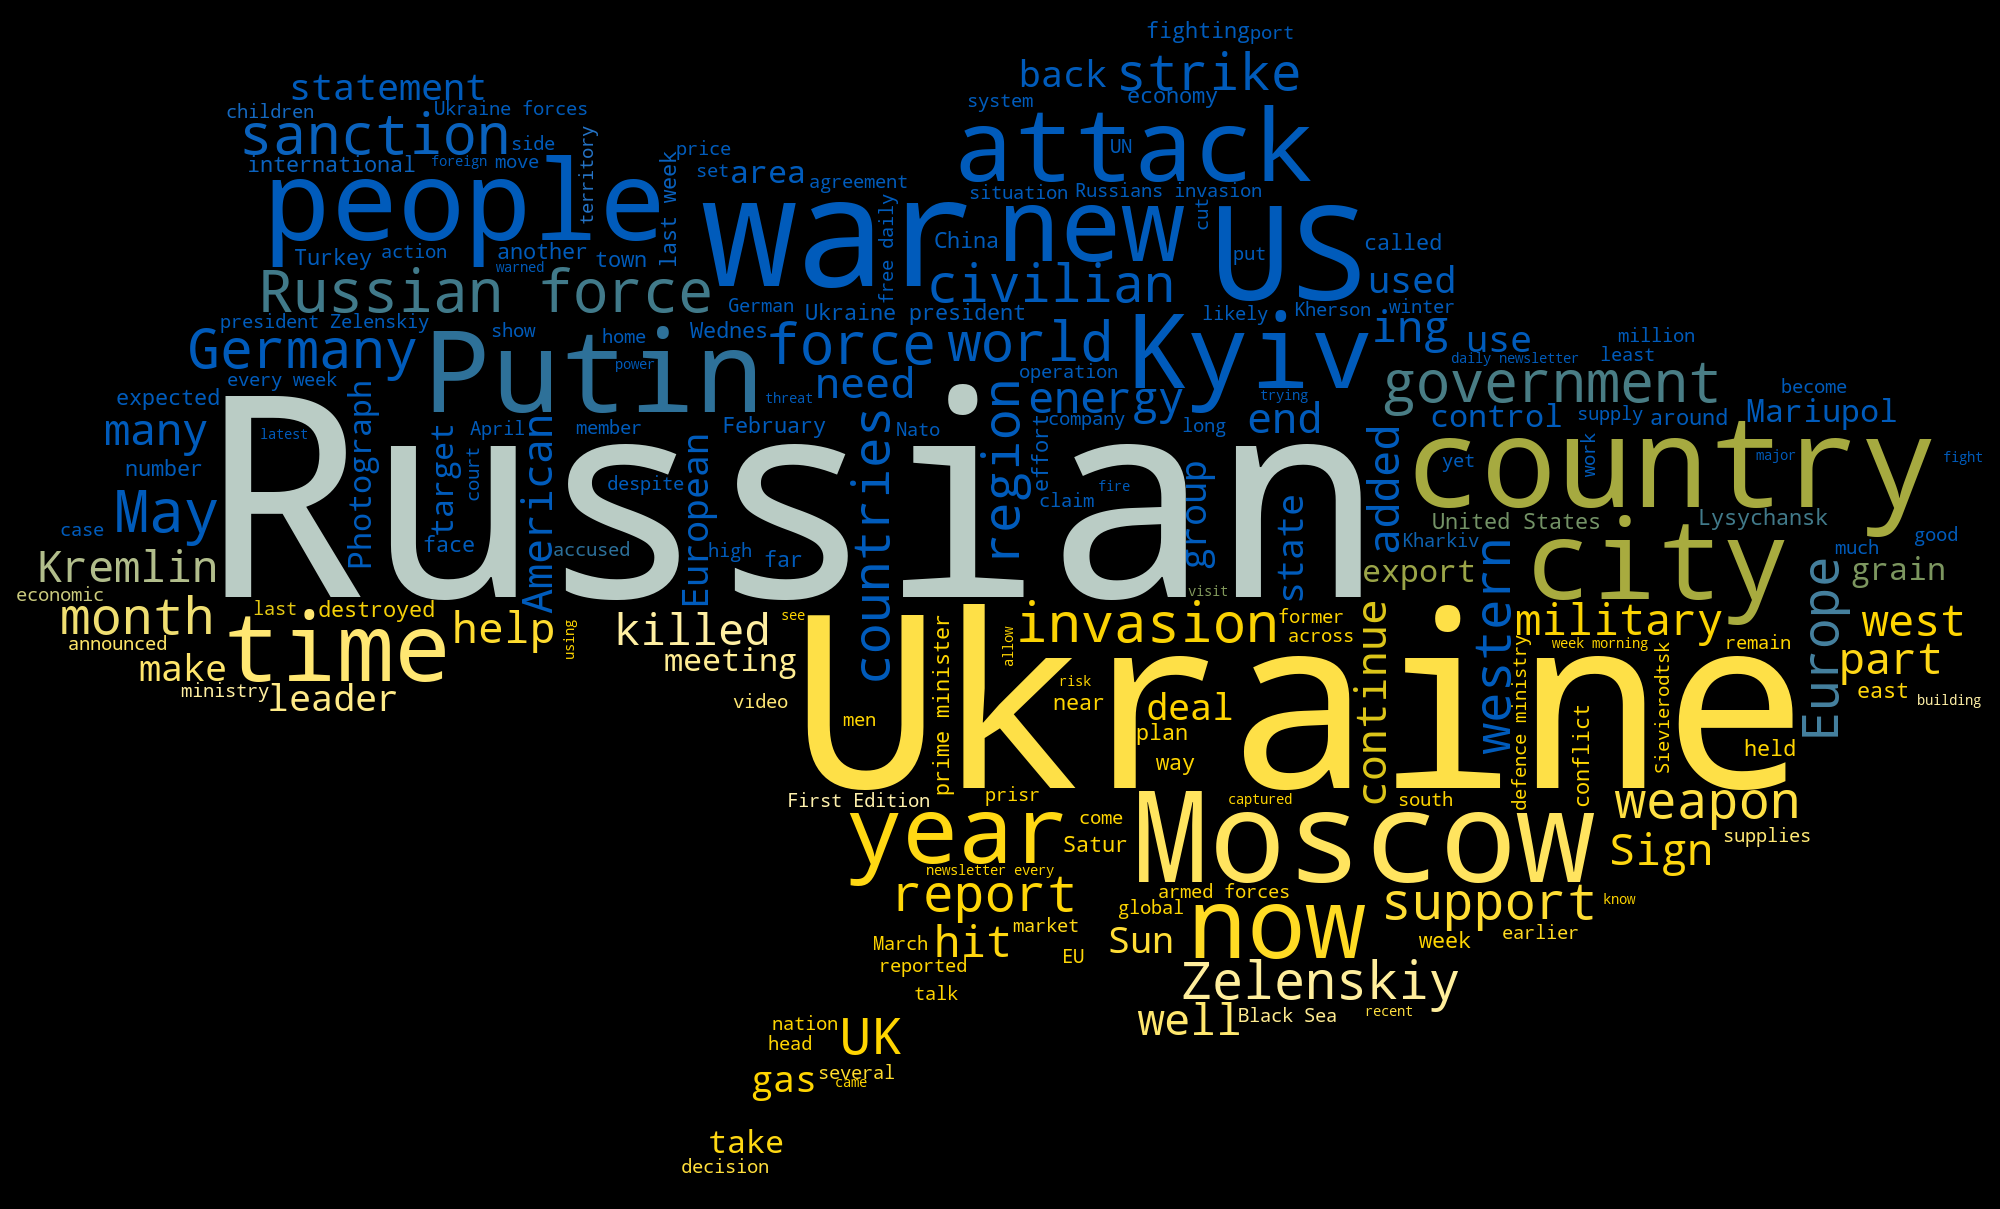

Generate this figure with Python:
import matplotlib.pyplot as plt
from wordcloud import WordCloud, ImageColorGenerator, STOPWORDS
from datasets import load_dataset
import sys, os, re
import numpy as np
from PIL import Image
os.chdir(sys.path[0])

dataset = load_dataset("hugginglearners/russia-ukraine-conflict-articles")
# dataset.shape

"""
# create textfile
with open('data.txt', 'w') as f:
    for i in range(407):
        print(i)
        text = dataset['train'][i]["articles"]
        f.write(text)
        f.write("\n")

text = open('data.txt').read()
"""

# Create Text string with all articles
text = ""
for i in range(407):
    string = dataset['train'][i]["articles"]
    text = text + "\n" + string

# combining words with the same meaning and deleting symbols
text = re.sub(r"http\S+", "", text)
text = re.sub(r"#\S+", "", text)
text = re.sub(r"@\S+", "", text)
text = re.sub(r"’", "", text)
text = re.sub(r"said", "", text)
text = re.sub(r"say", "", text)
text = re.sub(r"saying", "", text)
text = re.sub(r"Thurs", "", text)
text = re.sub(r"Tues", "", text)
text = re.sub(r"Fri", "", text)
text = re.sub(r"Mon", "", text)
text = re.sub(r"thing", "", text)
text = re.sub(r"including", "", text)
text = re.sub(r"already", "", text)
text = re.sub(r"one", "", text)
text = re.sub(r"two", "", text)
text = re.sub(r"three", "", text)
text = re.sub(r"four", "", text)
text = re.sub(r"first", "", text)
text = re.sub(r"want", "", text)
text = re.sub(r"even", "", text)
text = re.sub(r"day", "", text)
text = re.sub(r"told", "", text)
text = re.sub(r"Mr", "", text)
text = re.sub(r"Thursday", "", text)
text = re.sub(r"official", "", text)
text = re.sub(r"according", "", text)
text = re.sub(r"made", "", text)
text = re.sub(r"Friday", "", text)
text = re.sub(r"still", "", text)
text = re.sub(r"will", "", text)
text = re.sub(r"Russia", "Russian", text)
text = re.sub(r"Russias", "Russian", text)
text = re.sub(r"Russiann", "Russian", text)
text = re.sub(r"Ukraines", "Ukraine", text)
text = re.sub(r"Ukrainian", "Ukraine", text)
text = re.sub(r"Vladimir Putin", "Putin", text)
text = re.sub(r"Volodymyr Zelenskiy", "Zelenskiy", text)
text = re.sub(r"president Volodymyr", "Zelenskiy", text)


# WORDCLOUD
stopwords    = STOPWORDS
mask         = np.array(Image.open('ukraine.png'))
ukrainecolor = ImageColorGenerator(np.array(Image.open('ukraine.png')))

wc = WordCloud(
    mask=mask,
    color_func=ukrainecolor,
    colormap="viridis",
    background_color='black',
    stopwords=stopwords,
    min_word_length=2,
    include_numbers=False,
    height = 1250,
    width = 2000
)

wc.generate(text)

wc.to_file('cloud.png')
